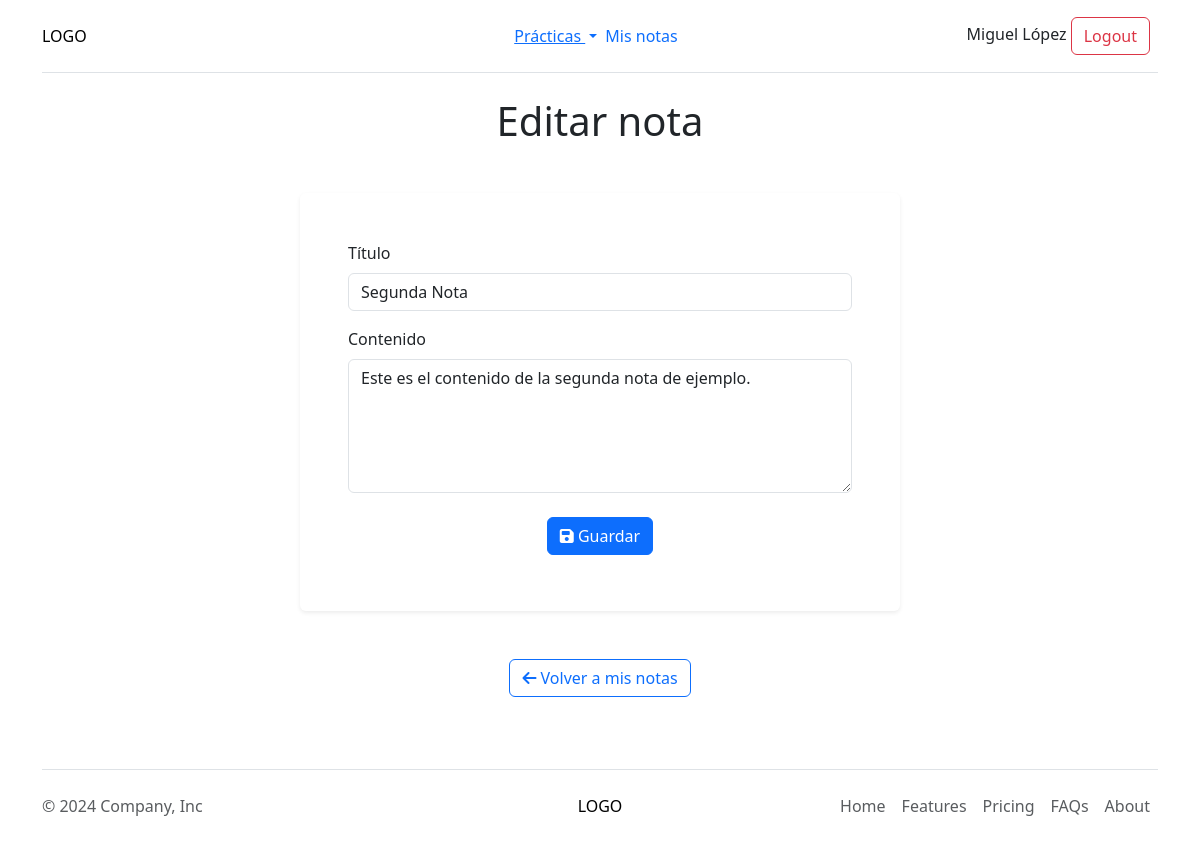
/editarNota.php?id_nota=2 (signed in), run on the app's committed database.
### tables this page shows
CREATE TABLE notas (
  id INT AUTO_INCREMENT PRIMARY KEY,
  usuario_id INT NOT NULL,
  titulo VARCHAR(255) NOT NULL,
  contenido TEXT NOT NULL,
  created_at TIMESTAMP DEFAULT CURRENT_TIMESTAMP,
  updated_at TIMESTAMP DEFAULT CURRENT_TIMESTAMP ON UPDATE CURRENT_TIMESTAMP,
  FOREIGN KEY (usuario_id) REFERENCES usuarios(id) ON DELETE CASCADE
);

### src/DWESBaseDatos.php (called while the page is built, shortened)
<?php
class DWESBaseDatos {
  private $conexion = null;
  private $sentencia = null;
  private static $instanciaUnica = null;
  public static function obtenerInstancia() {
    if (self::$instanciaUnica == null)
    {
      self::$instanciaUnica = new DWESBaseDatos();
    }
    return self::$instanciaUnica;
  }
  function inicializa(
    $basedatos,
    $usuario  = 'mi_usuario',
    $pass     = 'mi_pass',
    $motor    = 'mysql',
    $serverIp = 'localhost',
    $charset  = 'utf8mb4',
    $options  = null
  ) {
    if($motor != "sqlite") {
      $cadenaConexion = "$motor:host=$serverIp;dbname=$basedatos;charset=$charset";
    } else {
      $cadenaConexion = "$motor:$basedatos";
    }
    if($options == null){
      $options = [
        PDO::ATTR_EMULATE_PREPARES   => false,
        PDO::ATTR_ERRMODE            => PDO::ERRMODE_EXCEPTION,
        PDO::ATTR_DEFAULT_FETCH_MODE => PDO::FETCH_ASSOC,
      ];
    }
    try {
      if($motor != "sqlite") {
        $this->conexion = new PDO($cadenaConexion, $usuario, $pass, $options);
      } else {
        $this->conexion = new PDO($cadenaConexion, null, null, $options);
      }
    } catch (Exception $e) {
      error_log($e->getMessage());
      exit('No ha sido posible la conexión');
    }
  }
  function ejecuta(string $sql, ...$parametros) {
    $this->sentencia = $this->conexion->prepare($sql);
    $this->executed = $this->sentencia->execute($parametros);
  }
  function obtenElDato(){
    return $this->sentencia->fetch();
  }
  public static function obtenNotaPorId($db, $id) {
    $db->ejecuta("SELECT * FROM notas WHERE id=?;", $id);
    return $db->obtenElDato();
  }
}
?>

### src/init.php (called while the page is built, shortened)
<?php
require_once("DWESBaseDatos.php");
$db = DWESBaseDatos::obtenerInstancia();

### public/editarNota.php (the view, shortened to what this page needs)
<?php
require_once("../src/init.php");
$es_editar = false;
if (isset($_GET['id_nota'])) {
  $es_editar = true;
}
if ($es_editar == true) {
  $nota = DWESBaseDatos::obtenNotaPorId($db, $_GET['id_nota']);
}
?>
<?php if ($es_editar == true) { ?>
  <h1 class="text-center mb-5">Editar nota</h1>
<?php }else{ ?>
  <h1 class="text-center mb-5">Añadir nota</h1>
<?php } ?>
<form action="" method="post" class="form shadow-sm rounded p-5" style="max-width: 600px; margin: 0 auto;">
  <div class="mb-3">
    <label for="titulo" class="form-label">Título</label>
    <input type="text" class="form-control" id="titulo" name="titulo" placeholder="Título de la nota" value="<?php echo isset($_POST['titulo']) ? $_POST['titulo'] : ($es_editar == true ? $nota['titulo'] : ''); ?>">
  </div>
  <div class="mb-3">
    <label for="contenido" class="form-label">Contenido</label>
    <textarea class="form-control" id="contenido" name="contenido" rows="5" placeholder="Contenido"><?php echo isset($_POST['contenido']) ? $_POST['contenido'] : ($es_editar == true ? $nota['contenido'] : ''); ?></textarea>
  </div>
  <div class="text-center p-2">
    <button type="submit" class="btn btn-primary" id="submit" name="submit"><i class="fa-solid fa-floppy-disk"></i> Guardar</button>
  </div>
</form>
<div class="text-center p-5">
  <a href="./notas.php" class="btn btn-outline-primary"><i class="fa-solid fa-arrow-left"></i> Volver a mis notas</a>
</div>
<?php
require("template.php");
?>

### data on the page
notas: titulo "Segunda Nota", contenido "Este es el contenido de la segunda nota de ejemplo."

### other printed values
$_SESSION['nombre'] "Miguel López"
